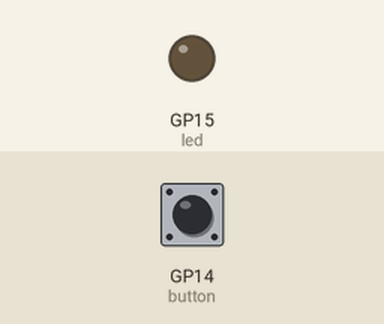
Simulated run of this program. Board: Raspberry Pi Pico running CircuitPython. On the bench: output pins drawn as LEDs (lit = HIGH). Dashed ring = blinking. Inputs (shaded band) come from the test bench; at power-on: GP14 (button) LOW. USB keyboard and mouse output is not drawn.

Above: at 1.2 s.
1.3 s: GP14 (button) pulled HIGH for 3.2 s
At 4.2 s:
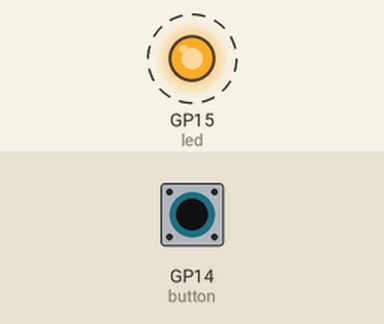
6.0 s: GP14 (button) pulled HIGH for 0.15 s
At 7.5 s:
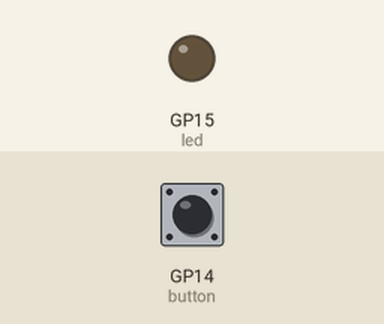
Timing chart, 0 to 9.0 s (numbered marks = the images above; inputs shaded):
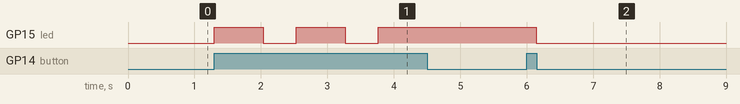

Measured:
- after the input at 1.3 s, GP15 (led): alternates HIGH for 0.73 s and LOW for 0.50 s, 5 changes in all, then stays HIGH, starting at once
- after the input at 6.0 s, GP15 (led): HIGH → LOW after 0.14 s

The program:

macro.py
```python
# Created by kor_a at 09/05/2021
import time
import board
import digitalio
import usb_hid
from adafruit_hid.keyboard import Keyboard
from adafruit_hid.keycode import Keycode

keyboard = Keyboard(usb_hid.devices)

led = digitalio.DigitalInOut(board.GP15)
led.direction = digitalio.Direction.OUTPUT

button = digitalio.DigitalInOut(board.GP14)
button.direction = digitalio.Direction.INPUT
button.pull = digitalio.Pull.DOWN


def toggle(pin):
    if pin.value == 1:
        pin.value = 0
    else:
        pin.value = 1


while True:
    if button.value:
        toggle(led)
        time.sleep(0.5)

    if led.value == 1:
        keyboard.press(Keycode.Z)
        time.sleep(0.01)
        keyboard.release(Keycode.Z)
        time.sleep(0.01)
        keyboard.press(Keycode.Z)
        time.sleep(0.01)
        keyboard.release(Keycode.Z)
        time.sleep(0.01)
        keyboard.press(Keycode.TWO)
        time.sleep(0.01)
        keyboard.release(Keycode.TWO)
        time.sleep(0.01)
        keyboard.press(Keycode.TWO)
        time.sleep(0.01)
        keyboard.release(Keycode.TWO)
        time.sleep(0.1)
```
